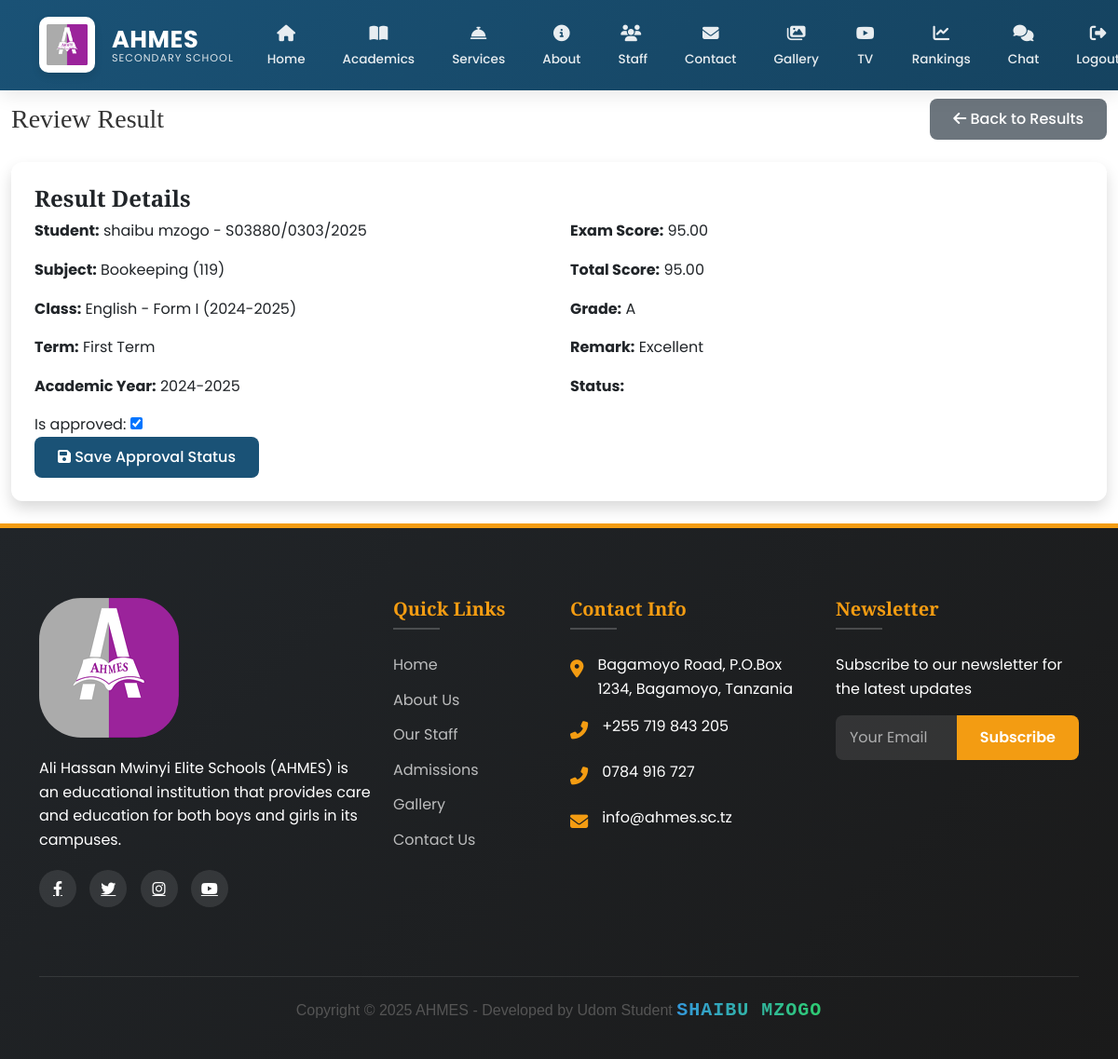
Screenshot of /ad/results/review/76/ (signed in) with the database file from the repository.
### main/models.py (models this page shows, shortened)
class Result(models.Model):
    TERM_CHOICES = [('1','First Term'),('2','Second Term')]
    student = models.ForeignKey(Student, on_delete=models.CASCADE, related_name='results')
    subject = models.ForeignKey(Subject, on_delete=models.CASCADE)
    school_class = models.ForeignKey(SchoolClass, on_delete=models.CASCADE)
    term = models.CharField(max_length=1, choices=TERM_CHOICES)
    academic_year = models.CharField(max_length=20)
    week_number = models.PositiveSmallIntegerField()
    exam_score = models.DecimalField(max_digits=5, decimal_places=2)
    total_score = models.DecimalField(max_digits=5, decimal_places=2, editable=False)
    grade = models.CharField(max_length=2, editable=False)
    remark = models.CharField(max_length=100, editable=False)
    teacher = models.ForeignKey(StaffMember, on_delete=models.CASCADE, related_name='results_given')
    is_approved = models.BooleanField(default=False)
    approved_by = models.ForeignKey(User, null=True, blank=True, on_delete=models.SET_NULL, related_name='approved_results')
    date_approved = models.DateTimeField(null=True, blank=True)
    class Meta:
        unique_together = ('student','subject','term','academic_year','week_number')

class Student(models.Model):
    GENDER_CHOICES = [
        ('M', 'Male'),
        ('F', 'Female'),
    ]
    user = models.OneToOneField(
        User,
        on_delete=models.CASCADE,
        related_name='student_profile',
        null=True,
        blank=True
    )
    first_name = models.CharField(max_length=100)
    middle_name = models.CharField(max_length=100, blank=True)
    last_name = models.CharField(max_length=100)
    gender = models.CharField(max_length=1, choices=GENDER_CHOICES)
    date_of_birth = models.DateField()
    admission_number = models.CharField(max_length=20, unique=True)
    campus = models.ForeignKey(
        Campus,
        on_delete=models.CASCADE,
        related_name='students'
    )
    level = models.ForeignKey(
        Level,
        on_delete=models.CASCADE,
        related_name='students'
    )
    admission_date = models.DateField()
    parent = models.ForeignKey(
        Parent,
        on_delete=models.CASCADE,
        related_name='students',
        null=True,
        blank=True
    )
    profile_picture = CloudinaryField(
        'students/profile_pictures',
        folder="school/students/profile_pictures",
        transformation={'quality': 'auto:good', 'width': 300, 'height': 300, 'crop': 'fill'},
        blank=True,
        null=True
    )
    created_at = models.DateTimeField(auto_now_add=True)
    updated_at = models.DateTimeField(auto_now=True)
    def __str__(self):
        return f"{self.first_name} {self.last_name} - {self.admission_number}"
    class Meta:
        ordering = ['-created_at']
        verbose_name = 'Student'
        verbose_name_plural = 'Students'

class Subject(models.Model):
    name = models.CharField(max_length=100)
    code = models.CharField(max_length=20, unique=True)
    description = models.TextField(blank=True)
    level = models.ForeignKey(Level, on_delete=models.CASCADE, related_name='subjects')
    def __str__(self):
        return f"{self.name} ({self.code})"

class SchoolClass(models.Model):
    name = models.CharField(max_length=100)
    level = models.ForeignKey(Level, on_delete=models.CASCADE)
    teacher = models.ForeignKey(StaffMember, on_delete=models.CASCADE)
    students = models.ManyToManyField(Student)
    academic_year = models.CharField(max_length=20)
    created_at = models.DateTimeField(auto_now_add=True)
    updated_at = models.DateTimeField(auto_now=True)
    def __str__(self):
        return f"{self.name} - {self.level.name} ({self.academic_year})"

class Level(models.Model):
    name = models.CharField(max_length=100)
    description = models.TextField()

### main/views.py (the view)
# urls.py: path('ad/results/review/<int:pk>/', views.review_result, name='review_result'),
@login_required
@user_passes_test(is_academic_admin)
def review_result(request, pk):
    result = get_object_or_404(Result, pk=pk)
    if request.method == 'POST':
        form = ResultApprovalForm(request.POST, instance=result)
        if form.is_valid():
            result = form.save(commit=False)
            if result.is_approved:
                result.approved_by = request.user
                result.date_approved = timezone.now()
                result.save()
                if result.student.parent and result.student.parent.user:
                    send_push_notification(
                        user=result.student.parent.user,
                        title="New Results Available",
                        message=f"Results for {result.student} in {result.subject} are now available",
                        url=reverse('parent_view_results')
                    )
                messages.success(request, 'Result approved successfully!')
            else:
                result.save()
                messages.success(request, 'Result approval status updated!')
            return redirect('admin_result_dashboard')
    else:
        form = ResultApprovalForm(instance=result)
    return render(request, 'academics/review_result.html', {
        'form': form,
        'result': result
    })

### main/forms.py
class ResultApprovalForm(forms.ModelForm):
    class Meta:
        model = Result
        fields = ['is_approved']

### main/context_processors.py (called while the page is built)
def admin_counts(request):
    if request.user.is_authenticated and request.user.is_admin:
        return {
            'pending_comments': Comment.objects.filter(is_approved=False).count(),
            'gallery_count': Gallery.objects.count(),
        }
    return {}

def unread_messages_count(request):
    if request.user.is_authenticated:
        count = Message.objects.filter(
            conversation__participants=request.user,
            is_read=False
        ).exclude(
            sender=request.user
        ).count()
        print(f"DEBUG: Unread messages count for {request.user}: {count}")  # Debug output
        return {'unread_messages_count': count}
    return {}

### main/models.py (called while the page is built)
    def __str__(self):
        return self.username

### main/views.py (called while the page is built)
def is_academic_admin(user):
    return user.is_authenticated and (
        user.is_admin or
        (hasattr(user, 'staff_profile') and user.staff_profile.position == 'Administrator')
    )

### main/templates/academics/review_result.html (shortened to what this page needs)
{% extends 'main/base.html' %}
{% load static %}
{% block content %}
<div class="container-fluid">
  <div class="d-sm-flex align-items-center justify-content-between mb-4">
    <h1 class="h3 mb-0 text-gray-800">Review Result</h1>
    <a href="{% url 'admin_result_dashboard' %}" class="btn btn-secondary">
      <i class="fas fa-arrow-left mr-2"></i> Back to Results
    </a>
  </div>
  <div class="card shadow mb-4">
    <div class="card-body">
      <h4>Result Details</h4>
      <div class="row">
        <div class="col-md-6">
          <p><strong>Student:</strong> {{ result.student }}</p>
          <p><strong>Subject:</strong> {{ result.subject }}</p>
          <p><strong>Class:</strong> {{ result.school_class }}</p>
          <p><strong>Term:</strong> {{ result.get_term_display }}</p>
          <p><strong>Academic Year:</strong> {{ result.academic_year }}</p>
        </div>
        <div class="col-md-6">
          <p><strong>Exam Score:</strong> {{ result.exam_score }}</p>
          <p><strong>Total Score:</strong> {{ result.total_score }}</p>
          <p><strong>Grade:</strong> {{ result.grade }}</p>
          <p><strong>Remark:</strong> {{ result.remark }}</p>
          <p><strong>Status:</strong>
            {% if result.is_approved %}
              <span class="badge badge-success">Approved</span>
            {% else %}
              <span class="badge badge-warning">Pending</span>
            {% endif %}
          </p>
        </div>
      </div>
      <form method="post">
        <div class="form-group">
          {{ form.is_approved.label_tag }}
          {{ form.is_approved }}
        </div>
        <button type="submit" class="btn btn-primary">
          <i class="fas fa-save mr-2"></i> Save Approval Status
        </button>
      </form>
    </div>
  </div>
</div>
{% endblock %}

### rows the page displays
Result: student "shaibu mzogo - S03880/0303/2025", subject "Bookeeping (119)", school_class "English - Form I (2024-2025)", term "First Term", academic_year "2024-2025", exam_score "95.00", total_score "95.00", grade "A", remark "Excellent", is_approved "☑"
